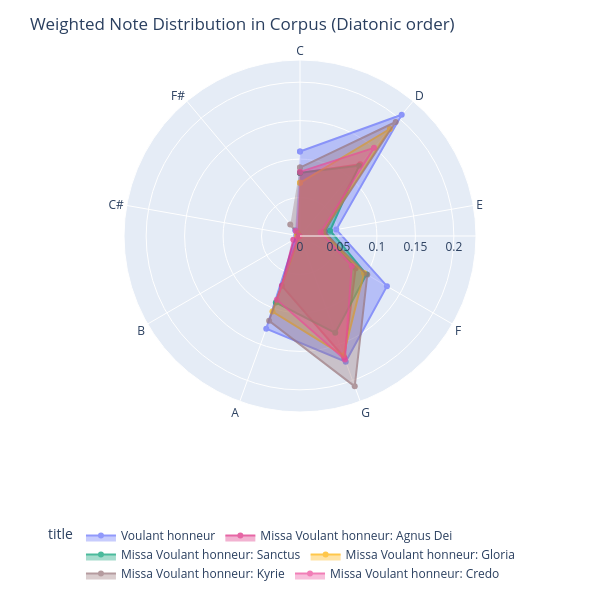

Notebook source saved alongside this figure:
### Markdown cell above
## 2c. Radar Plot of Notes

- note that we can choose among three different orderings for the tones in the plot:
- "Fifths", "Thirds", "Diatonic"
- you can also choose to include/exclude rests, and whether to show all possible tones, or just the active ones

### Code cell
pitch_order = 'Diatonic'
exclude_rests = True
limit_to_active_tones = True

fig = radar_note_plot(weighted_notes_sorted,
                    pitch_class_order=pitch_order,
                    exclude_rests=exclude_rests,
                    limit_to_active=limit_to_active_tones,
                    color_grouping='title'
                    )

### Figure 1 — Plotly figure (JSON) as saved in the notebook; plotly's stock layout.template omitted (floating-point values rounded to 4 significant figures)
{"data": [{"fill": "toself", "hovertemplate": "title=Voulant honneur<br>scaled=%{r}<br>pitch_class=%{theta}<extra></extra>", "legendgroup": "Voulant honneur", "line": {"color": "#636EFA", "dash": "solid"}, "marker": {"symbol": "circle"}, "mode": "markers+lines", "name": "Voulant honneur", "opacity": 0.7, "r": [0.1098, 0.2057, 0.0479, 0.1305, 0.1738, 0.1283, 0.0049, 0.0097, 0.0018, 0.1292, 0.1098], "showlegend": true, "subplot": "polar", "theta": ["C", "D", "E", "F", "G", "A", "C#", "F#", null, null, "C"], "type": "scatterpolar"}, {"fill": "toself", "hovertemplate": "title=Missa Voulant honneur: Agnus Dei<br>scaled=%{r}<br>pitch_class=%{theta}<extra></extra>", "legendgroup": "Missa Voulant honneur: Agnus Dei", "line": {"color": "#DC267F", "dash": "solid"}, "marker": {"symbol": "circle"}, "mode": "markers+lines", "name": "Missa Voulant honneur: Agnus Dei", "opacity": 0.7, "r": [0.0819, 0.1219, 0.0328, 0.0836, 0.1681, 0.0689, 0.01, 0.0006, 0.005, 0.0167, 0.1178, 0.0819], "showlegend": true, "subplot": "polar", "theta": ["C", "D", "E", "F", "G", "A", "B", "C#", "F#", null, null, "C"], "type": "scatterpolar"}, {"fill": "toself", "hovertemplate": "title=Missa Voulant honneur: Sanctus<br>scaled=%{r}<br>pitch_class=%{theta}<extra></extra>", "legendgroup": "Missa Voulant honneur: Sanctus", "line": {"color": "#009E73", "dash": "solid"}, "marker": {"symbol": "circle"}, "mode": "markers+lines", "name": "Missa Voulant honneur: Sanctus", "opacity": 0.7, "r": [0.0822, 0.1194, 0.0398, 0.0997, 0.134, 0.0919, 0.0006, 0.0046, 0.0087, 0.1299, 0.0822], "showlegend": true, "subplot": "polar", "theta": ["C", "D", "E", "F", "G", "A", "C#", "F#", null, null, "C"], "type": "scatterpolar"}, {"fill": "toself", "hovertemplate": "title=Missa Voulant honneur: Gloria<br>scaled=%{r}<br>pitch_class=%{theta}<extra></extra>", "legendgroup": "Missa Voulant honneur: Gloria", "line": {"color": "#FFB000", "dash": "solid"}, "marker": {"symbol": "circle"}, "mode": "markers+lines", "name": "Missa Voulant honneur: Gloria", "opacity": 0.7, "r": [0.0692, 0.1816, 0.0303, 0.0961, 0.1651, 0.1046, 0.0007, 0.0039, 0.0046, 0.0099, 0.1255, 0.0692], "showlegend": true, "subplot": "polar", "theta": ["C", "D", "E", "F", "G", "A", "B", "C#", "F#", null, null, "C"], "type": "scatterpolar"}, {"fill": "toself", "hovertemplate": "title=Missa Voulant honneur: Kyrie<br>scaled=%{r}<br>pitch_class=%{theta}<extra></extra>", "legendgroup": "Missa Voulant honneur: Kyrie", "line": {"color": "#977277", "dash": "solid"}, "marker": {"symbol": "circle"}, "mode": "markers+lines", "name": "Missa Voulant honneur: Kyrie", "opacity": 0.7, "r": [0.089, 0.1935, 0.0308, 0.101, 0.208, 0.1173, 0.0017, 0.0197, 0.0223, 0.1156, 0.089], "showlegend": true, "subplot": "polar", "theta": ["C", "D", "E", "F", "G", "A", "C#", "F#", null, null, "C"], "type": "scatterpolar"}, {"fill": "toself", "hovertemplate": "title=Missa Voulant honneur: Credo<br>scaled=%{r}<br>pitch_class=%{theta}<extra></extra>", "legendgroup": "Missa Voulant honneur: Credo", "line": {"color": "#EC4899", "dash": "solid"}, "marker": {"symbol": "circle"}, "mode": "markers+lines", "name": "Missa Voulant honneur: Credo", "opacity": 0.7, "r": [0.0833, 0.1496, 0.0273, 0.0777, 0.1708, 0.0882, 0.003, 0.0007, 0.0086, 0.0095, 0.1386, 0.0833], "showlegend": true, "subplot": "polar", "theta": ["C", "D", "E", "F", "G", "A", "B", "C#", "F#", null, null, "C"], "type": "scatterpolar"}], "layout": {"height": 600, "legend": {"orientation": "h", "title": {"text": "title"}, "tracegroupgap": 0, "x": 1, "xanchor": "right", "y": -0.5, "yanchor": "bottom"}, "margin": {"t": 60}, "polar": {"angularaxis": {"categoryarray": ["C", "D", "E", "F", "G", "A", "B", "C#", "F#"], "categoryorder": "array", "direction": "clockwise", "rotation": 90, "type": "category"}, "domain": {"x": [0, 1], "y": [0, 1]}, "radialaxis": {"autorange": false, "range": [0, 0.2288], "type": "linear"}}, "showlegend": true, "title": {"text": "Weighted Note Distribution in Corpus (Diatonic order)"}, "width": 600}}
